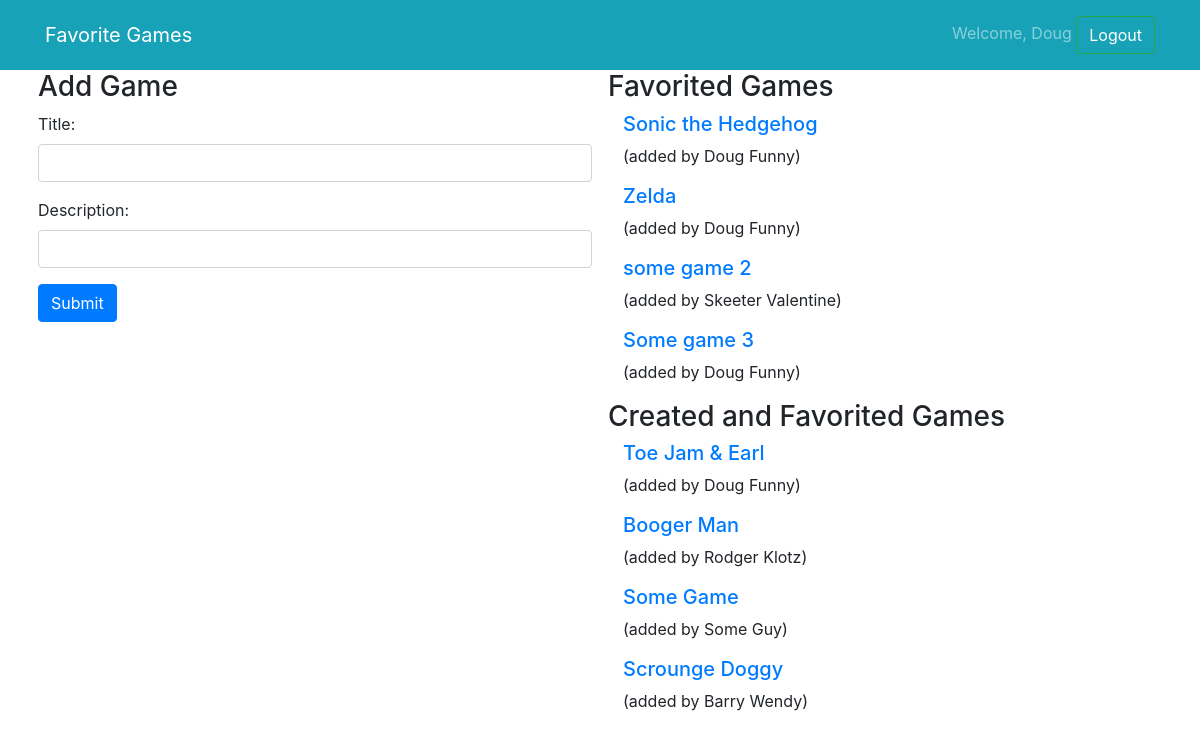
Page /games (signed in) on the earlier database version.
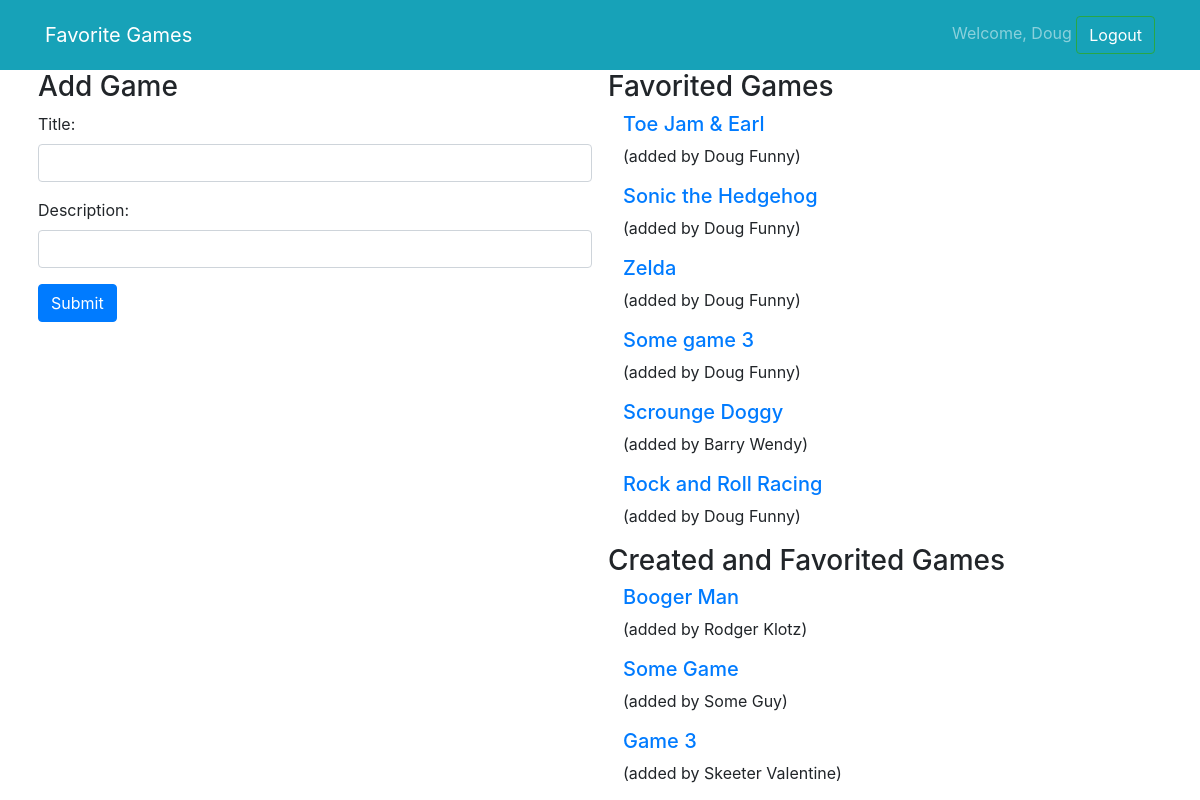
Same page on the later database version.
### gamerz_chat_app/models.py (models this page shows)
class Game(models.Model):
    title = models.CharField(max_length=255)
    description = models.CharField(max_length=255)
    creator = models.ForeignKey(User, related_name="has_created_games", on_delete=models.CASCADE)
    favorited_by = models.ManyToManyField(User, related_name="favorited_games")
    created_at = models.DateField(auto_now_add=True)
    updated_at = models.DateField(auto_now=True)
    objects = GameManager()

class User(models.Model):
    first_name = models.CharField(max_length=255)
    last_name = models.CharField(max_length=255)
    email = models.EmailField(max_length=255)
    password = models.CharField(max_length=255)
    created_at = models.DateField(auto_now_add=True)
    updated_at = models.DateField(auto_now=True)
    objects = UserManager()

### gamerz_chat_app/views.py (the view)
# urls.py: path("games", views.game_all),
def game_all(request):
    if "user_id" not in request.session:
        return redirect('/')
    else:
        context = {
            'all_games': Game.objects.all(),
            'this_user': User.objects.get(id=request.session['user_id'])
        }
        return render(request, 'games/game_all.html', context)

### gamerz_chat_app/templates/games/game_all.html (shortened to what this page needs)
<!DOCTYPE html>
<html lang="en">
<head>
    <link rel="stylesheet" href="https://stackpath.bootstrapcdn.com/bootstrap/4.3.1/css/bootstrap.min.css"
>
</head>
<body>
    <nav class="navbar navbar-expand-lg navbar-dark bg-info">
        <div class="container">
            <a class="navbar-brand" href="#">Favorite Games</a>
            <div class="collapse navbar-collapse" id="navbarText">
                <span class="navbar-text">
                    Welcome, {{request.session.greeting}} </a> <a href="/logout" role="button"
                        class="btn btn-outline-success">Logout</a>
                </span>
            </div>
        </div>
    </nav>
    <div class="container">
        <div class="row">
            <div class="col-6 px-2">
                <h3>Add Game</h3>
                <form action="/games/create" method="post">
                    <div class="form-group">
                        <label for="title">Title:</label>
                        <input type="text" class="form-control" name="title">
                    </div>
                    <div class="form-group">
                        <label for="description">Description:</label>
                        <input type="text" class="form-control" name="description">
                    </div>
                    <button type="submit" class="btn btn-primary">Submit</button>
                </form>
            </div>
            <div class="col-6 px-2">
                <h3>Favorited Games</h3>
                {% for game in all_games %}
                {% if this_user in game.favorited_by.all %}
                <div class="container">
                    <h5><a href="/games/{{game.id}}">{{game.title}}</a></h5>
                    <p>(added by {{game.creator.first_name}} {{game.creator.last_name}})</p>
                </div>
                {% endif %}
                {% endfor %}
                <h3>Created and Favorited Games</h3>
                {% for game in all_games %}
                {% if this_user not in game.favorited_by.all %}
                <div class="container">
                    <h5><a href="/games/{{game.id}}">{{game.title}}</a></h5>
                    <p>(added by {{game.creator.first_name}} {{game.creator.last_name}})</p>
                </div>
                {% endif %}
                {% endfor %}
            </div>
        </div>
    </div>
</body>
</html>

Differences in the rows shown:
removed Game: title "some game 2", creator.first_name "Skeeter", creator.last_name "Valentine", shown under "Favorited Games"
shown differently, row unchanged: Game "Toe Jam & Earl": moves from the list under "Created and Favorited Games" to the list under "Favorited Games"
shown differently, row unchanged: Game "Scrounge Doggy": moves from the list under "Created and Favorited Games" to the list under "Favorited Games"
added Game: title "Rock and Roll Racing", creator.first_name "Doug", creator.last_name "Funny", shown under "Favorited Games"
added Game: title "Game 3", creator.first_name "Skeeter", creator.last_name "Valentine", shown under "Created and Favorited Games"
